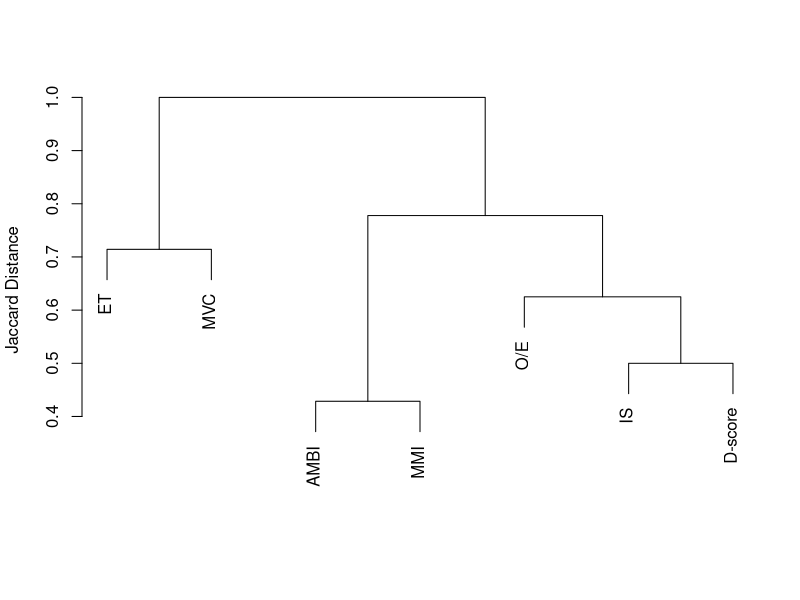

Reproduce this figure in R.
#This script creates figure 2 of the main text

# get data
d1<-read.csv("Data/derive_model_queries_summary.csv",check.names = F)

# transpose
n <- d1$operation # store names
d1 <- as.data.frame(t(d1[,-c(1:4)])) # transpose excluding first column (names)
colnames(d1) <- n # recover names

# check name order
ifelse(names(table(rownames(d1)==c("indicator.species","ecotoxicology","oe","ambi","mmi",'dscore','Upsilon')))==T,'leaf names are correct.','incorrect leaf names. edit tlab')

# set names for display
tlab=c('IS','ET','O/E','AMBI','MMI','D-score','MVC')

# get distance matrix
dist(d1,method="binary")

# write the plot to a file
pdf('Output/figure_2.pdf', width=4, height=4.5)
plot(hclust(dist(d1,method="binary")),
     axes = T, frame.plot = F,
     main='',ylab='Jaccard Distance',sub='',
     labels=tlab,
     xlab='',)
dev.off()
